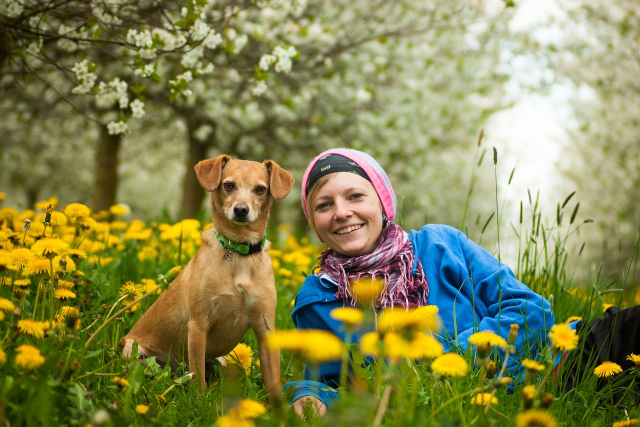
#> input picture data/image/human-pic.jpg, 1280 x 853 px (shown at 1/2 size)
$ python -i analyzer.py   (imports and definitions only)   (older library calls are emulated)
#> lines starting #> are read from the running program, lines starting #| are printed output that depends on the picture
"""
Trích xuất chỉ số kỹ thuật ảnh (Technical Metrics Analyzer).

Cung cấp engine phân tích toàn diện biến một bức ảnh số thành bản "bệnh án kỹ thuật"
gồm: độ sáng, độ tương phản, mức độ nhiễu, độ sắc nét/mờ, phân bố histogram
RGB/HSV và phát hiện ám màu qua không gian màu CIE L*a*b*.

Thiết kế theo ADR-001: Không dùng generative AI, chỉ dùng OpenCV/NumPy thuần túy.
"""

import hashlib
import logging
from collections import OrderedDict
from typing import Any, Dict, Optional, Tuple

import cv2
import numpy as np

from .measurement import measure_image
from .measurement.calibration import calibration_version, defect_severities, load_calibration
from .schemas import TechnicalMetrics

logger = logging.getLogger("img_doctor.analyzer_evaluator")

# ---------------------------------------------------------------------------
# Ngưỡng phân loại (Thresholds)
# ---------------------------------------------------------------------------
# Các mức *_level suy ra từ bảng hiệu chỉnh severity (measurement/calibration.yaml, quyết định D4
# của Analysis v2: một nguồn ngưỡng duy nhất), không còn ngưỡng tay ở đây.
#
# Hằng số độ sáng/clipping dưới đây CHỈ còn cho phép đo độ sáng theo vùng của
# src/agent/perception.py (thuộc lane agent/fusion), sẽ chuyển sang calibration ở P6.
_BRIGHTNESS_LOW = 70.0
_BRIGHTNESS_HIGH = 185.0
_SHADOW_CLIP_THRESH = 5
_HIGHLIGHT_CLIP_THRESH = 250
_SHADOW_CLIP_RATIO_THRESH = 0.25
_HIGHLIGHT_CLIP_RATIO_THRESH = 0.20

# Mức severity → nhãn level của TechnicalMetrics
_NOISE_LEVELS = ("clean", "low", "medium", "severe")
_COLOR_CAST_LEVELS = (
    ("color_cast_warm", "warm"),
    ("color_cast_cool", "cool"),
    ("color_cast_green", "greenish"),
)
# Các lỗi mà TechnicalMetrics.defect_severity ghi lại (cùng tập lỗi các *_level biểu diễn)
LEVEL_DEFECTS = (
    "underexposed",
    "overexposed",
    "low_contrast",
    "noise",
    "blur",
    "color_cast_warm",
    "color_cast_cool",
    "color_cast_green",
)

# Cache severity theo nội dung ảnh: pipeline gọi analyze_image 2–3 lần mỗi vòng trên cùng một
# ảnh (analyze, evaluate ảnh hiện tại và ảnh trước), còn đo cục bộ tốn ~1 s/2 MP.
_SEVERITY_CACHE_SIZE = 8
_severity_cache: "OrderedDict[Tuple[Any, ...], Dict[str, int]]" = OrderedDict()

# Kernel Immerkær Fast Noise Variance Estimator (float32 để giảm băng thông bộ nhớ;
# các giá trị nguyên -2..4 biểu diễn chính xác tuyệt đối trong float32)
_IMMERKAER_KERNEL = np.array([[1, -2, 1], [-2, 4, -2], [1, -2, 1]], dtype=np.float32)

# Trục bins dùng chung cho mọi thống kê moments từ histogram (tránh cấp phát lặp lại)
_GRAY_BINS = np.arange(256, dtype=np.float64)


# ---------------------------------------------------------------------------
# Hàm nội bộ (Internal Helpers)
# ---------------------------------------------------------------------------


def _ensure_rgb_and_gray(image: np.ndarray) -> Tuple[np.ndarray, np.ndarray]:
    """
    Chuẩn hóa ảnh đầu vào về định dạng RGB uint8 và trả về ảnh xám tương ứng.

    Xử lý tất cả các trường hợp đầu vào:
    - Grayscale (H, W) -> Chuyển sang RGB 3 kênh
    - Grayscale có kênh giữ (H, W, 1) -> Ép về (H, W) rồi chuyển sang RGB
    - RGBA (H, W, 4)   -> Tách bỏ kênh Alpha
    - float32 [0,1]    -> Ép về uint8 [0, 255]
    - RGB (H, W, 3)    -> Giữ nguyên

    Args:
        image: Ảnh đầu vào với kiểu dữ liệu và kênh bất kỳ.

    Returns:
        Tuple (rgb_image, gray_image): Ảnh RGB và ảnh xám chuẩn hóa uint8.
    """
    # Bước 1: Chuyển float về uint8 nếu cần
    if image.dtype in (np.float32, np.float64):
        image = np.clip(image * 255.0, 0, 255).astype(np.uint8)
        logger.debug("Input image converted from float to uint8.")

    # Bước 2: Xử lý theo số kênh màu
    if image.ndim == 2:
        # Grayscale (H, W) -> RGB (H, W, 3)
        rgb = cv2.cvtColor(image, cv2.COLOR_GRAY2RGB)
        gray = image
        logger.debug("Grayscale input detected, converted to RGB.")
    elif image.ndim == 3 and image.shape[2] == 1:
        # Grayscale giữ kênh (H, W, 1) -> ép về (H, W) rồi chuyển sang RGB
        gray = np.ascontiguousarray(image[:, :, 0])
        rgb = cv2.cvtColor(gray, cv2.COLOR_GRAY2RGB)
        logger.debug("Single-channel (H, W, 1) input detected, squeezed to grayscale.")
    elif image.ndim == 3 and image.shape[2] == 4:
        # RGBA (H, W, 4) -> RGB (H, W, 3)
        rgb = image[:, :, :3]
        gray = cv2.cvtColor(rgb, cv2.COLOR_RGB2GRAY)
        logger.debug("RGBA input detected, alpha channel stripped.")
    elif image.ndim == 3 and image.shape[2] == 3:
        rgb = image
        gray = cv2.cvtColor(rgb, cv2.COLOR_RGB2GRAY)
    else:
        raise ValueError(
            f"Unsupported image shape: {image.shape}. Expected (H,W), (H,W,1), (H,W,3), or (H,W,4)."
        )

    return rgb, gray


# [128 lines left out: functions _estimate_noise_immerkaer, _compute_gray_hist_stats, _levels_from_severity, not called in this run]


def clear_severity_cache() -> None:
    """Xóa cache severity theo nội dung ảnh (dùng trong test và khi nạp lại calibration)."""
    _severity_cache.clear()


# [189 lines left out: functions _calibrated_severity, _compute_histogram_stats, analyze_image, not called in this run]

>>> import cv2
>>> picture = cv2.cvtColor(cv2.imread('../../data/image/human-pic.jpg'), cv2.COLOR_BGR2RGB)
>>> result = _ensure_rgb_and_gray(picture)
#> in _ensure_rgb_and_gray, `gray = cv2.cvtColor(rgb, cv2.COLOR_RGB2GRAY)`:
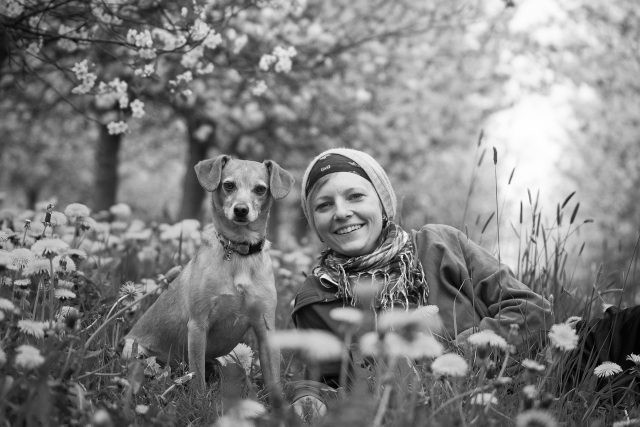
#> gray: shape (853, 1280) (shown at 1/2 size); min 0, max 255, mean 127.2
